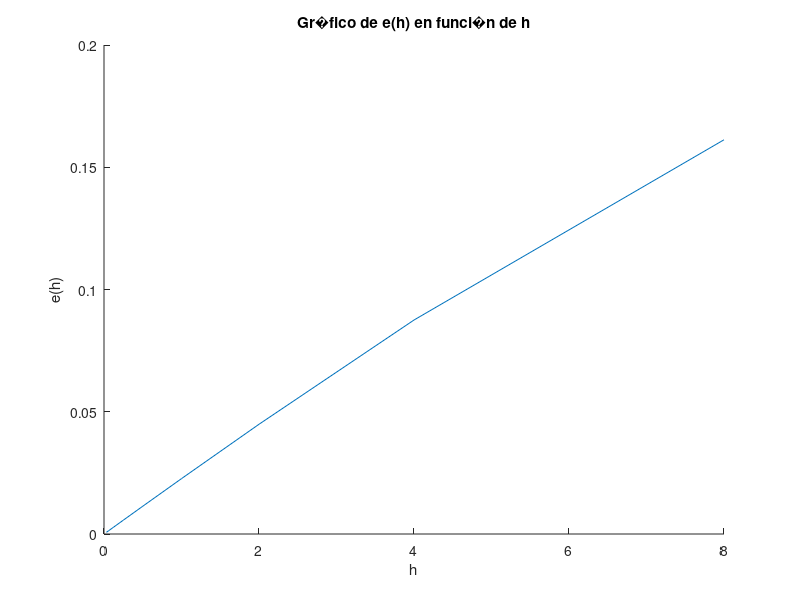

The MATLAB script that drew this image:
%Pregunta 3

%Par�metros
h = 2^-10; c1 = 0.175; alfa = 0.1; f = 0; n = 800; t = (0:h:n);
%C�lculo de u referencial
u_ref = zeros(1, length(t));
u_ref0 = 2 * alfa;
u_ref(1) = u_ref0;

for i = 1:n / h
    u_ref_p = c1 * u_ref(i) * (u_ref(i) - alfa) * (1 - u_ref(i)) + f;
    u_ref(i + 1) = u_ref(i) + h * u_ref_p;
end

%C�lculo de u con h variable
q = (-5:4); %Exponentes de h (con un valor extra)
ErrorGlobal = zeros(1, 9); %Vector que guardar� el error de cada H
VectordeH = zeros(1, 9); %Vector que guardar� cada H

for k = 1:10
    h2 = 2^q(k); %Se define el H a usar (en funci�n del loop for)
    VectordeH(k) = h2; %Se guarda el H en el vector
    u = zeros(1, (n / h2) + 1); %Vector para calcular u(t)
    error_global = zeros(1, (n / h2) + 1); %Vector para encontrar el error

    for j = 1:n / h2
        %C�lculo de u(t)
        u(1) = 2 * alfa;
        u_prima = c1 * u(j) * (u(j) - alfa) * (1 - u(j)) + f;
        u(1 + j) = u(j) + h2 * u_prima;
        %C�lculo del error
        error_global(1) = abs(u_ref(1) - u(1));
        uk = u_ref(j * (h2 / h) + 1) - u(j + 1);
        error_global(j + 1) = abs(uk);
    end

    a = max(max(error_global));
    ErrorGlobal(k) = a; %Guarda el error asociado al H en el vector
end

for g = 1:9
    E_H(g) = ErrorGlobal(g); %Elimina el �ltimo valor del Error (valor 10)
    H_(g) = VectordeH(g); %Elimina el �ltimo valor de H (valor 10)
end

%Gr�ficos
hold on
plot(H_, E_H), ylabel('e(h)'), xlabel('h')
title('Gr�fico de e(h) en funci�n de h')
hold off
%C�lculo del orden
P = (1:9);

for w = 1:9
    d = ErrorGlobal(w + 1) / ErrorGlobal(w);
    B = log(d) / log(2);
    P(w) = B;
end
